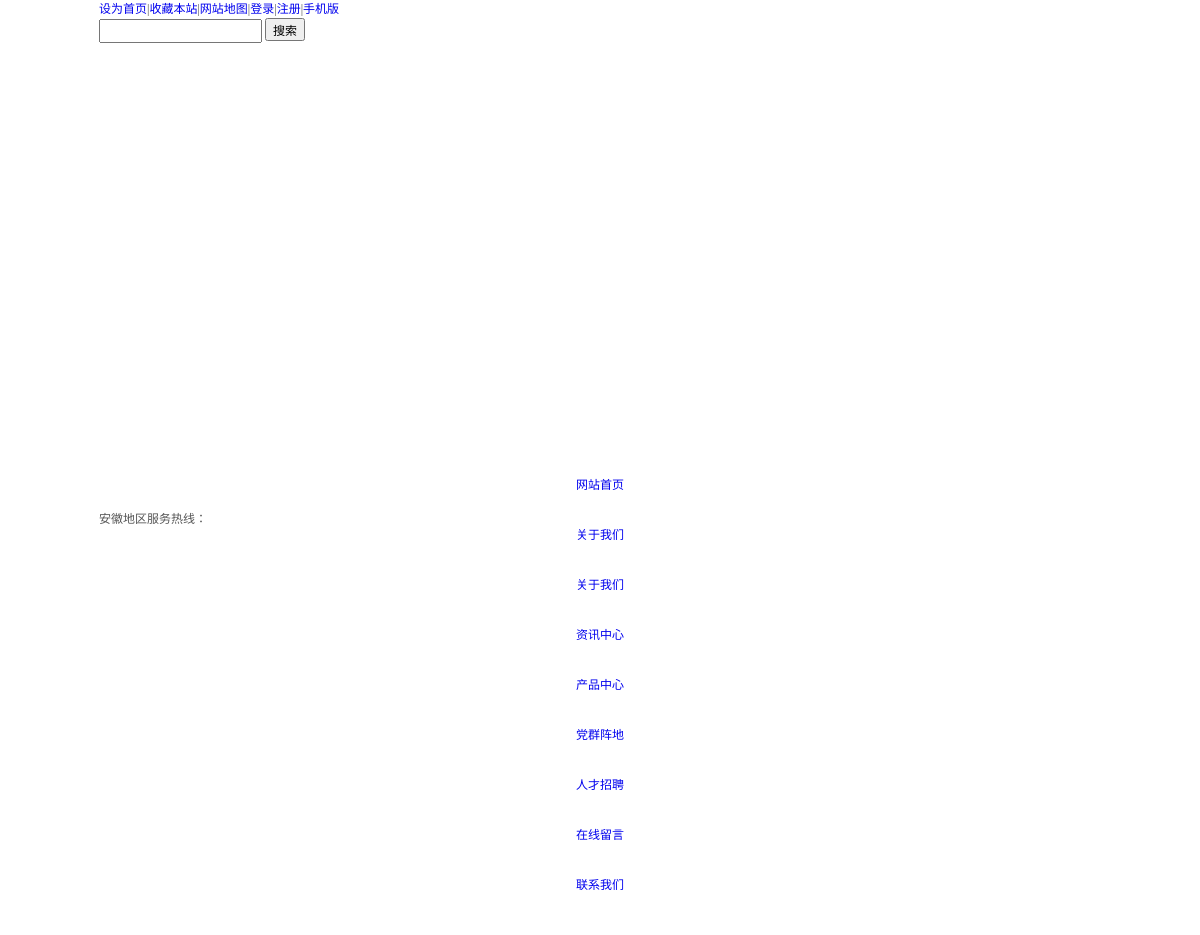
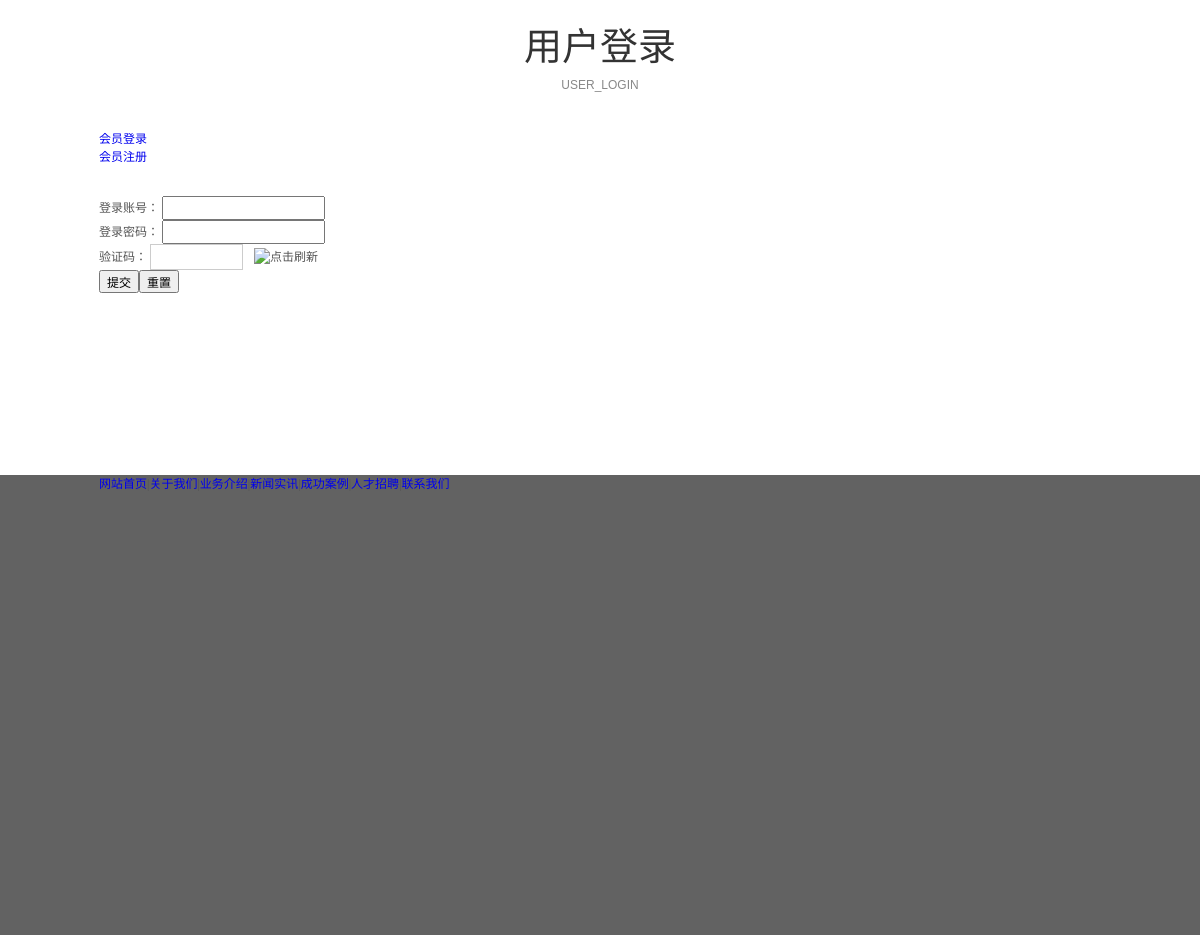
Screenshot of /user_login.php with the database file from the repository (2 pictures, top to bottom).
### tables this page shows
CREATE TABLE `info_class` (
  `id` varchar(20) NOT NULL DEFAULT '',
  `sortnum` int(10) unsigned NOT NULL DEFAULT '0',
  `name` varchar(50) NOT NULL DEFAULT '',
  `pic` varchar(200) DEFAULT NULL,
  `content` text,
  `files` text,
  `info_state` varchar(10) NOT NULL DEFAULT '',
  `max_level` tinyint(1) unsigned NOT NULL DEFAULT '0',
  `has_sub` tinyint(1) unsigned NOT NULL DEFAULT '0',
  `sub_content` tinyint(1) unsigned NOT NULL DEFAULT '0',
  `sub_pic` tinyint(1) unsigned NOT NULL DEFAULT '0',
  `hasViews` tinyint(1) unsigned NOT NULL DEFAULT '0',
  `hasState` tinyint(1) unsigned NOT NULL DEFAULT '0',
  `hasPic` tinyint(1) unsigned NOT NULL DEFAULT '0',
  `hasAnnex` tinyint(1) unsigned NOT NULL DEFAULT '0',
  `hasIntro` tinyint(1) unsigned NOT NULL DEFAULT '0',
  `hasContent` tinyint(1) unsigned NOT NULL DEFAULT '0',
  `hasWebsite` tinyint(1) unsigned NOT NULL DEFAULT '0',
  `hasAuthor` tinyint(1) unsigned NOT NULL DEFAULT '0',
  `hasSource` tinyint(1) unsigned NOT NULL DEFAULT '0',
  `hasKeyword` tinyint(1) unsigned NOT NULL DEFAULT '0',
  `state` tinyint(1) unsigned NOT NULL DEFAULT '0',
  `hasPics` tinyint(1) unsigned DEFAULT '0',
  `hasPic2` tinyint(1) unsigned DEFAULT '0',
  `hasContent2` tinyint(1) unsigned DEFAULT '0',
  `hasContent3` tinyint(1) unsigned DEFAULT '0',
  `hasContent4` tinyint(1) unsigned DEFAULT '0',
  `hasContent5` tinyint(1) unsigned DEFAULT '0',
  `hasContent6` tinyint(1) unsigned DEFAULT '0',
  `en_name` varchar(50) DEFAULT NULL,
  `hasDescription` tinyint(1) NOT NULL DEFAULT '0',
  `keyword` varchar(200) DEFAULT NULL,
  `description` varchar(200) DEFAULT NULL,
  PRIMARY KEY (`id`),
  KEY `sortnum` (`sortnum`)
);

### config.php (called while the page is built, shortened)
<?
$config["db_host"] = "localhost";
$config["db_user"] = "root";
$config["db_pass"] = "";
$config["db_name"] = "newphp6";

### include/onlyDB.php (called while the page is built, shortened)
<?
class onlyDB
{
	var $dbHost       = "";
	var $dbUser       = "";
	var $dbPassword   = "";
	var $dbName       = "";
	var $linkId;
	function onlyDB($dbHost, $dbUser, $dbPassword, $dbName = "")
	{
		$this->dbHost      = $dbHost;
		$this->dbUser      = $dbUser;
		$this->dbPassword  = $dbPassword;
		$this->dbName      = $dbName;
	}
	function connect()
	{
		$this->linkId = mysql_connect($this->dbHost, $this->dbUser, $this->dbPassword);
		if ($this->dbName)
		{
			return $this->select_db($this->dbName);
		}
		return true;
	}
	function select_db($dbName)
	{
		$rt = mysql_select_db($dbName);
		if (!$rt)
		{
			raise( new OnlyException( $this->error() ) );
		}
		else
		{
			$this->dbName = $dbName;
		}
		return $rt;
	}
	function query($query)
	{
		$rt = mysql_query($query, $this->linkId);
		return $rt;
	}
	function fetch_array($result, $fetchModule = MYSQL_ASSOC)
	{
		return mysql_fetch_array($result, $fetchModule);
	}
}
?>

### init.php (called while the page is built, shortened)
<?
require("config.php");
require("include/onlyDB.php");
$db	= new onlyDB($config["db_host"], $config["db_user"], $config["db_pass"], $config["db_name"]);
$sql = "select id, name from info_class where id like '___' order by sortnum asc";
$rst = $db->query($sql);
while ($row = $db->fetch_array($rst)) {
	$baseClassArray[]	= $row;
}
?>

### user_login.php (the view, shortened to what this page needs)
<?
require("init.php");
$menu			="user_login";
?>
<!doctype html>
<html>
<head>
<link rel="stylesheet" href="images/base.css" />
<link rel="stylesheet" href="images/inside.css" />
<link rel="stylesheet" href="images/adver.css" />
</head>
<body>
<?
require("begin.php");
?>
<div class="container">
	<div class="wrap clearfix">
		<?
		require_once("user_left.php");
		?>
		<div class="main">
			<div class="form-panel">
				<form class="sform" name="form_reg" method="post" >
					<ul>
						<li>
							<label for="name">登录账号：</label>
							<input name="name" type="text" datatype="*" nullmsg="请输入账号！" />
						</li>
						<li>
							<label for="pass">登录密码：</label>
							<input name="pass" type="password" datatype="*" nullmsg="请输入密码！" />
						</li>
						<li>
							<label for="code">验证码：</label>
							<input class="text" type="text" maxlength="4" size="10" id="code" name="code" />
							<img title="点击刷新" style="cursor:pointer;margin-left:8px;" src="include/code.php" onclick="this.src='include/code.php?'+Math.random();">
						</li>
						<li><label></label><input type="submit" value="提交"><input type="reset" value="重置"></li>
					</ul>
				</form>
			</div>
		</div>
	</div>
</div>
<?
require("end.php");
?>
</body>
</html>

### begin.php (shortened to what this page needs)
<div class="wrapper">
	<div class="header">
		<div class="siteNav">
			<div class="wrap clearfix">
				<div class="fav"><a onclick="setHome(this,window.location);" href="javascript:void(0);">设为首页</a>|<a onclick="addFavorite(document.location.href, document.title);" href="javascript:void(0);">收藏本站</a>|<a href="sitemap.php" target="_blank">网站地图</a><?if($_SESSION['userid'] == ""){?>|<a href="user_login.php" target="_blank">登录</a>|<a href="user_reg.php" target="_blank">注册</a><?}else{?>|<a href="user_center.php
				"><? echo $_SESSION['username']; ?></a>,欢迎您！|<a href="user_logout.php" onclick="if (confirm('确定要退出吗？')) return true; else return false;">退出</a><?}?>|<a href="m">手机版</a></div>
				<div class="search">
					<form action="search.php" method="get">
						<input type="text" name="search_keyword" placrholder="请输入关键词.." x-webkit-speech>
						<input type="submit" value="搜索">
					</form>
				</div>
			</div>
		</div>
		<div class="topArea">
			<div class="wrap clearfix">
				<div class="nav">
					<dl>
						<dt <? if($menu == "default") echo "class='current'" ?>><a href="./">网站首页</a><i></i></dt>
						<?
							for($i=0; $i<4; $i++){
						?>
						<dt <? if($baseClassArray[$i]['id'] == $base_id) echo "class='current'" ?>><a href="info.php?class_id=<?=$baseClassArray[$i]['id']?>"><?=$baseClassArray[$i]['name']?></a><i></i>
							<ul class="sub">
								<?
									$sql ="select id, name from info_class where id like '". $baseClassArray[$i]['id'] ."___' order by sortnum asc";
									$rst = $db -> query($sql);
									while ($row = $db -> fetch_array($rst)){
								?>
								<li><a href="info.php?class_id=<?=$row["id"]?>"><?=$row["name"]?></a></li>
								<?
									}
								?>
							</ul>
						</dt>
						<?
							}
						?>
						<dt <? if($menu == "job") echo "class='current'" ?>><a href="job.php">人才招聘</a><i></i></dt>
						<dt <? if($menu == "message") echo "class='current'" ?>><a href="message.php">在线留言</a><i></i></dt>
						<dt <? if($class_id == "105") echo "class='current'" ?>><a href="info.php?class_id=105">联系我们</a><i></i></dt>
					</dl>
				</div>
				<div class="tel">安徽地区服务热线：<s><?=$config_hotline?></s></div>
			</div>
		</div>
	</div>

### images/base.css (style rules this page uses)
body,h1,h2,h3,h4,h5,h6,p,dl,dd,ul,ol { margin:0;padding:0 }
li { list-style:none }
a,a:hover { text-decoration:none }
img { border:0 }
label { cursor:default }
body,button,input,select,textarea { font:12px/1.5 Tahoma,arial,'Hiragino Sans GB','microsoft yahei',\5b8b\4f53 }
a,a:focus { outline:none }
.clearfix:after { content:'\20';display:block;height:0;clear:both }
.clearfix { *zoom:1 }
body { background:#fff;color:#555; font-family: "microsoft yahei" }
a { text-decoration:none; }
.wrapper { position:relative; width:100%; margin:0 auto; overflow:hidden; }
.header { position:relative; }
.header .nav { height: 50px;line-height: 50px; width: 745px; margin: 0 auto; text-align: center; }

### images/inside.css (style rules this page uses)
.container { position:relative; padding:15px 0; z-index:8; }
.wrap { position:relative; width:1002px; min-height:460px; _height:460px; margin:0 auto; }
.wrap .main { display:block; overflow:hidden; *zoom:1; padding:30px 0 0; }
.form-panel { padding:0 0 30px; }
.form-panel .text { height:20px; padding:2px 3px; border:1px solid #ccc; background:#fff; color:#555; }

### rows the page displays
info_class: name "关于我们"
info_class: name "关于我们"
info_class: name "资讯中心"
info_class: name "产品中心"
info_class: name "党群阵地"

### other values shown
$base_name "用户登录"
$base_en_name "USER_LOGIN"
